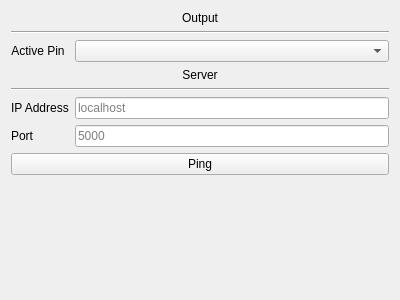
<?xml version="1.0" encoding="UTF-8"?>
<ui version="4.0">
 <class>ConfigWidget</class>
 <widget class="QWidget" name="ConfigWidget">
  <property name="geometry">
   <rect>
    <x>0</x>
    <y>0</y>
    <width>400</width>
    <height>300</height>
   </rect>
  </property>
  <property name="windowTitle">
   <string>Form</string>
  </property>
  <layout class="QFormLayout" name="formLayout">
   <item row="0" column="0" colspan="2">
    <widget class="QLabel" name="label">
     <property name="text">
      <string>Output</string>
     </property>
     <property name="alignment">
      <set>Qt::AlignCenter</set>
     </property>
    </widget>
   </item>
   <item row="1" column="0" colspan="2">
    <widget class="Line" name="line">
     <property name="orientation">
      <enum>Qt::Horizontal</enum>
     </property>
    </widget>
   </item>
   <item row="3" column="0">
    <widget class="QLabel" name="pinLabel">
     <property name="sizePolicy">
      <sizepolicy hsizetype="Preferred" vsizetype="Preferred">
       <horstretch>0</horstretch>
       <verstretch>0</verstretch>
      </sizepolicy>
     </property>
     <property name="layoutDirection">
      <enum>Qt::LeftToRight</enum>
     </property>
     <property name="text">
      <string>Active Pin</string>
     </property>
     <property name="alignment">
      <set>Qt::AlignCenter</set>
     </property>
    </widget>
   </item>
   <item row="3" column="1">
    <widget class="QComboBox" name="pinSelector">
     <property name="sizePolicy">
      <sizepolicy hsizetype="Preferred" vsizetype="Fixed">
       <horstretch>0</horstretch>
       <verstretch>0</verstretch>
      </sizepolicy>
     </property>
    </widget>
   </item>
   <item row="5" column="0" colspan="2">
    <widget class="Line" name="line_2">
     <property name="orientation">
      <enum>Qt::Horizontal</enum>
     </property>
    </widget>
   </item>
   <item row="4" column="0" colspan="2">
    <widget class="QLabel" name="label_2">
     <property name="text">
      <string>Server</string>
     </property>
     <property name="alignment">
      <set>Qt::AlignCenter</set>
     </property>
    </widget>
   </item>
   <item row="6" column="0">
    <widget class="QLabel" name="label_3">
     <property name="text">
      <string>IP Address</string>
     </property>
    </widget>
   </item>
   <item row="6" column="1">
    <widget class="QLineEdit" name="lineEdit">
     <property name="inputMask">
      <string/>
     </property>
     <property name="text">
      <string/>
     </property>
     <property name="placeholderText">
      <string>localhost</string>
     </property>
    </widget>
   </item>
   <item row="7" column="0">
    <widget class="QLabel" name="label_4">
     <property name="text">
      <string>Port</string>
     </property>
    </widget>
   </item>
   <item row="7" column="1">
    <widget class="QLineEdit" name="lineEdit_2">
     <property name="placeholderText">
      <string>5000</string>
     </property>
    </widget>
   </item>
   <item row="8" column="0" colspan="2">
    <widget class="QPushButton" name="pushButton">
     <property name="text">
      <string>Ping</string>
     </property>
    </widget>
   </item>
  </layout>
 </widget>
 <resources/>
 <connections/>
</ui>
